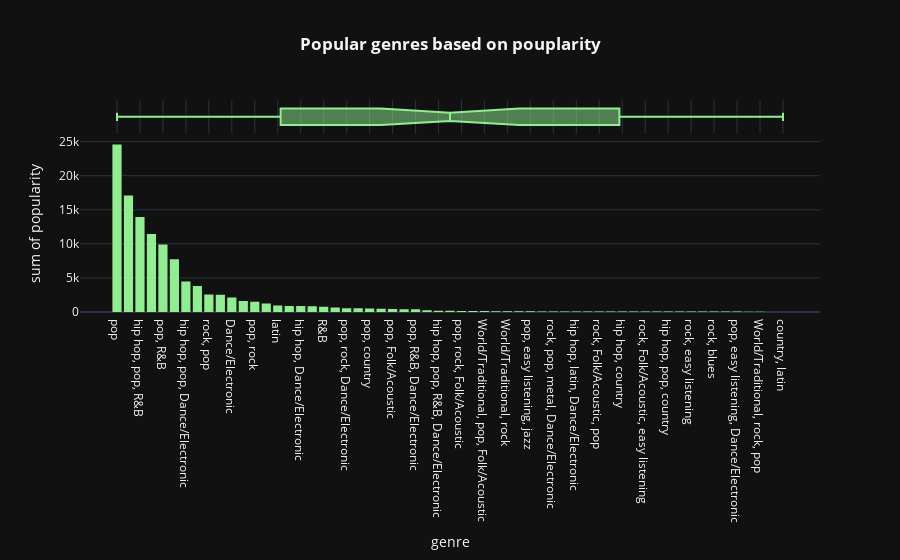

Notebook source saved alongside this figure:
### Code cell
# The function creates a histogram chart using the 'df' DataFrame, grouping by 'genre' and sorting by 'popularity' in descending order, 
# and displays the result with a green color scheme on a dark background, with a title, and a box plot for marginal distribution
# Additionally, it centers the title horizontally

fig=px.histogram(df.groupby('genre',as_index=False).sum().sort_values(by='popularity',ascending=False),x='genre',y='popularity',color_discrete_sequence=['lightgreen'],template='plotly_dark',marginal='box',title='<b>Popular genres based on pouplarity</b>')
fig.update_layout(title_x=0.5)

### Figure 1 — Plotly figure (JSON) as saved in the notebook; plotly's stock layout.template omitted (floating-point values rounded to 4 significant figures)
{"data": [{"alignmentgroup": "True", "bingroup": "x", "histfunc": "sum", "hovertemplate": "genre=%{x}<br>sum of popularity=%{y}<extra></extra>", "legendgroup": "", "marker": {"color": "lightgreen", "pattern": {"shape": ""}}, "name": "", "offsetgroup": "", "orientation": "v", "showlegend": false, "type": "histogram", "x": ["pop", "hip hop, pop", "hip hop, pop, R&B", "pop, Dance/Electronic", "pop, R&B", "hip hop", "hip hop, pop, Dance/Electronic", "rock", "rock, pop", "rock, metal", "Dance/Electronic", "pop, latin", "pop, rock", "set()", "latin", "hip hop, pop, latin", "hip hop, Dance/Electronic", "pop, rock, metal", "R&B", "metal", "pop, rock, Dance/Electronic", "hip hop, pop, rock", "pop, country", "country", "pop, Folk/Acoustic", "rock, pop, Dance/Electronic", "pop, R&B, Dance/Electronic", "rock, pop, metal", "hip hop, pop, R&B, Dance/Electronic", "hip hop, R&B", "pop, rock, Folk/Acoustic", "Folk/Acoustic, pop", "World/Traditional, pop, Folk/Acoustic", "rock, blues, latin", "World/Traditional, rock", "World/Traditional, hip hop", "pop, easy listening, jazz", "hip hop, pop, R&B, latin", "rock, pop, metal, Dance/Electronic", "hip hop, rock, pop", "hip hop, latin, Dance/Electronic", "easy listening", "rock, Folk/Acoustic, pop", "World/Traditional, Folk/Acoustic", "hip hop, country", "Folk/Acoustic, rock, pop", "rock, Folk/Acoustic, easy listening", "rock, classical", "hip hop, pop, country", "World/Traditional, pop", "rock, easy listening", "pop, R&B, easy listening", "rock, blues", "rock, R&B, Folk/Acoustic, pop", "pop, easy listening, Dance/Electronic", "rock, Dance/Electronic", "World/Traditional, rock, pop", "Folk/Acoustic, rock", "country, latin"], "xaxis": "x", "y": [24580, 17100, 13926, 11448, 9900, 7757, 4466, 3805, 2574, 2539, 2122, 1613, 1500, 1264, 936, 893, 889, 826, 786, 648, 559, 550, 527, 466, 424, 411, 404, 242, 193, 191, 158, 156, 135, 123, 120, 118, 115, 77, 76, 75, 72, 72, 71, 69, 69, 68, 65, 63, 62, 61, 60, 60, 59, 58, 58, 54, 35, 0, 0], "yaxis": "y"}, {"alignmentgroup": "True", "hovertemplate": "genre=%{x}<extra></extra>", "legendgroup": "", "marker": {"color": "lightgreen"}, "name": "", "notched": true, "offsetgroup": "", "showlegend": false, "type": "box", "x": ["pop", "hip hop, pop", "hip hop, pop, R&B", "pop, Dance/Electronic", "pop, R&B", "hip hop", "hip hop, pop, Dance/Electronic", "rock", "rock, pop", "rock, metal", "Dance/Electronic", "pop, latin", "pop, rock", "set()", "latin", "hip hop, pop, latin", "hip hop, Dance/Electronic", "pop, rock, metal", "R&B", "metal", "pop, rock, Dance/Electronic", "hip hop, pop, rock", "pop, country", "country", "pop, Folk/Acoustic", "rock, pop, Dance/Electronic", "pop, R&B, Dance/Electronic", "rock, pop, metal", "hip hop, pop, R&B, Dance/Electronic", "hip hop, R&B", "pop, rock, Folk/Acoustic", "Folk/Acoustic, pop", "World/Traditional, pop, Folk/Acoustic", "rock, blues, latin", "World/Traditional, rock", "World/Traditional, hip hop", "pop, easy listening, jazz", "hip hop, pop, R&B, latin", "rock, pop, metal, Dance/Electronic", "hip hop, rock, pop", "hip hop, latin, Dance/Electronic", "easy listening", "rock, Folk/Acoustic, pop", "World/Traditional, Folk/Acoustic", "hip hop, country", "Folk/Acoustic, rock, pop", "rock, Folk/Acoustic, easy listening", "rock, classical", "hip hop, pop, country", "World/Traditional, pop", "rock, easy listening", "pop, R&B, easy listening", "rock, blues", "rock, R&B, Folk/Acoustic, pop", "pop, easy listening, Dance/Electronic", "rock, Dance/Electronic", "World/Traditional, rock, pop", "Folk/Acoustic, rock", "country, latin"], "xaxis": "x2", "yaxis": "y2"}], "layout": {"barmode": "relative", "legend": {"tracegroupgap": 0}, "title": {"text": "<b>Popular genres based on pouplarity</b>", "x": 0.5}, "xaxis": {"anchor": "y", "domain": [0, 1], "title": {"text": "genre"}}, "xaxis2": {"anchor": "y2", "domain": [0, 1], "matches": "x", "showgrid": true, "showticklabels": false}, "yaxis": {"anchor": "x", "domain": [0, 0.8316], "title": {"text": "sum of popularity"}}, "yaxis2": {"anchor": "x2", "domain": [0.8416, 1], "matches": "y2", "showgrid": false, "showline": false, "showticklabels": false, "ticks": ""}}}
